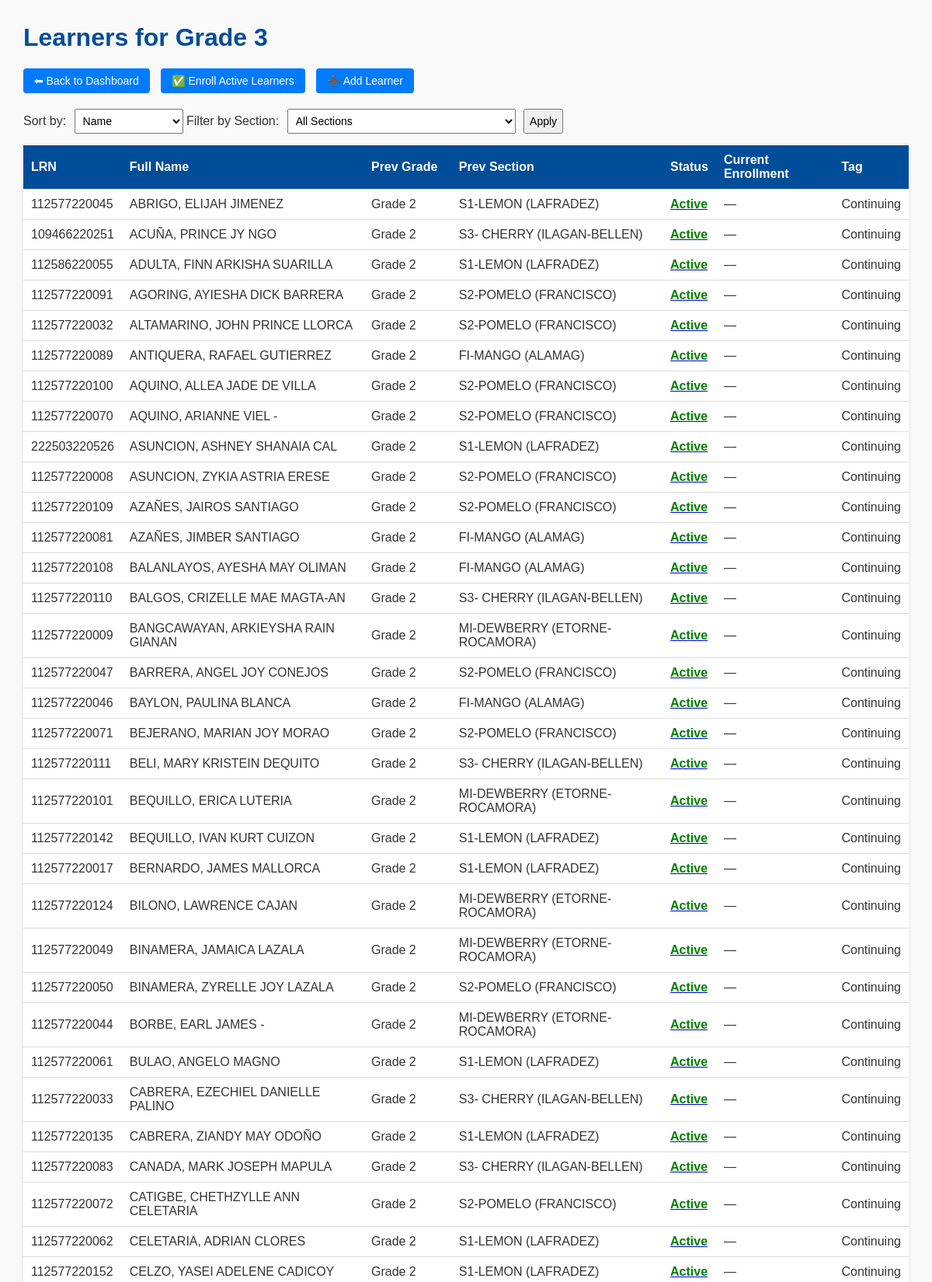
The app's page /grade/3 (upper part) with its own data.
### tables this page shows
CREATE TABLE learners (
                id INTEGER PRIMARY KEY AUTOINCREMENT,
                lrn TEXT,
                full_name TEXT,
                prev_grade TEXT,
                prev_section TEXT,
                sex TEXT,
                birth_date TEXT,
                age TEXT,
                religion TEXT,
                barangay TEXT,
                municipality TEXT,
                province TEXT,
                father_name TEXT,
                mother_name TEXT,
                guardian TEXT,
                cct_beneficiary TEXT,
                average_grade TEXT,
                action_taken TEXT,
                current_grade TEXT,
                current_section TEXT,
                status TEXT DEFAULT 'active',
                tag TEXT DEFAULT 'continuing',
                is_enrolled INTEGER DEFAULT 0,
                is_sped INTEGER DEFAULT 0,
                sped_type TEXT
            );

### app.py (the view)
@app.route('/grade/<grade>')
def grade_view(grade):
    sort_by = request.args.get('sort_by', 'full_name')
    filter_section = request.args.get('section', None)
    order_by = 'prev_section, full_name' if sort_by == 'prev_section' else 'full_name'
    with sqlite3.connect(DATABASE) as conn:
        conn.row_factory = sqlite3.Row
        c = conn.cursor()
        if grade == 'sped':
            query = "SELECT * FROM learners WHERE is_sped = 1"
        elif grade == 'kinder':
            query = "SELECT * FROM learners WHERE current_grade = 'Kinder'"
        else:
            prev_grade_text = "%Kinder%" if grade == "1" else f"%{int(grade) - 1}%"
            query = "SELECT * FROM learners WHERE prev_grade LIKE ? AND is_sped = 0"
        params = [prev_grade_text] if 'prev_grade_text' in locals() else []
        if filter_section:
            query += " AND prev_section = ?"
            params.append(filter_section)
        query += f" ORDER BY {order_by}"
        c.execute(query, tuple(params))
        learners = c.fetchall()
        section_query = {
            'sped': "SELECT DISTINCT prev_section FROM learners WHERE is_sped = 1 AND prev_section IS NOT NULL AND prev_section != '' ORDER BY prev_section",
            'kinder': "SELECT DISTINCT prev_section FROM learners WHERE current_grade = 'Kinder' AND prev_section IS NOT NULL AND prev_section != '' ORDER BY prev_section"
        }.get(grade,
              "SELECT DISTINCT prev_section FROM learners WHERE prev_grade LIKE ? AND is_sped = 0 AND prev_section IS NOT NULL AND prev_section != '' ORDER BY prev_section")
        c.execute(section_query, (prev_grade_text,) if grade not in ['sped', 'kinder'] else ())
        sections = [row[0] for row in c.fetchall()]
    return render_template('grade.html', learners=learners, grade=grade, sections=sections,
                           selected_section=filter_section, sort_by=sort_by)

### templates/grade.html (shortened to what this page needs)
<!DOCTYPE html>
<html>
<head>
</head>
<body>
  <h1>Learners for Grade {{ grade|capitalize }}</h1>
  <div class="top-buttons">
    <a href="/">⬅ Back to Dashboard</a>
    <button onclick="confirmEnroll('{{ grade }}')">✅ Enroll Active Learners</button>
    <a href="/add_learner">➕ Add Learner</a>
  </div>
  <form class="filter-form" method="get" action="/grade/{{ grade }}">
    <label>Sort by:
      <select name="sort_by">
        <option value="full_name" {{ 'selected' if sort_by == 'full_name' else '' }}>Name</option>
      </select>
    </label>
    <label>Filter by Section:
      <select name="section">
        <option value="">All Sections</option>
      </select>
    </label>
    <input type="submit" value="Apply">
  </form>
  <table>
    <thead>
      <tr>
        <th>LRN</th>
        <th>Full Name</th>
        <th>Prev Grade</th>
        <th>Prev Section</th>
        <th>Status</th>
        <th>Current Enrollment</th>
        <th>Tag</th>
      </tr>
    </thead>
    <tbody>
      {% for learner in learners %}
      <tr>
        <td>{{ learner['lrn'] }}</td>
        <td>{{ learner['full_name'] }}</td>
        <td>{{ learner['prev_grade'] }}</td>
        <td>{{ learner['prev_section'] }}</td>
        <td>
          <a href="/toggle_status/{{ learner['id'] }}/{{ grade }}?sort_by={{ sort_by }}&section={{ selected_section }}">
            <span class="status-{{ learner['status'] }}">{{ learner['status'].capitalize() }}</span>
          </a>
        </td>
        <td>{{ learner['current_grade'] or '—' }}</td>
        <td>{{ learner['tag'].replace('_', ' ').title() }}</td>
      </tr>
      {% endfor %}
    </tbody>
  </table>
</body>
</html>

### templates/grade.html (style rules this page uses)
body { font-family: Arial, sans-serif; margin: 30px; background-color: #f9f9f9; color: #333; }
h1 { color: #004d99; }
.top-buttons { margin-bottom: 20px; }
.top-buttons a, .top-buttons button { display: inline-block; padding: 8px 14px; margin-right: 10px; text-decoration: none; background-color: #007bff; color: white; border: none; border-radius: 4px; cursor: pointer; font-size: 14px; }
table { border-collapse: collapse; width: 100%; background-color: white; box-shadow: 0 0 5px rgba(0,0,0,0.1); }
th, td { padding: 10px; text-align: left; border-bottom: 1px solid #ddd; }
th { background-color: #004d99; color: white; }
select, input[type="submit"] { padding: 6px; margin-left: 6px; font-size: 14px; }
.status-active { color: green; font-weight: bold; }
.filter-form { margin-bottom: 15px; }

### records on screen
learners: lrn "112577220045", full_name "ABRIGO, ELIJAH JIMENEZ", prev_grade "Grade 2", prev_section "S1-LEMON (LAFRADEZ)", status "Active", current_grade "—", tag.replace "Continuing"
learners: lrn "109466220251", full_name "ACUÑA, PRINCE JY NGO", prev_grade "Grade 2", prev_section "S3- CHERRY (ILAGAN-BELLEN)", status "Active", current_grade "—", tag.replace "Continuing"
learners: lrn "112586220055", full_name "ADULTA, FINN ARKISHA SUARILLA", prev_grade "Grade 2", prev_section "S1-LEMON (LAFRADEZ)", status "Active", current_grade "—", tag.replace "Continuing"
learners: lrn "112577220091", full_name "AGORING, AYIESHA DICK BARRERA", prev_grade "Grade 2", prev_section "S2-POMELO (FRANCISCO)", status "Active", current_grade "—", tag.replace "Continuing"
learners: lrn "112577220032", full_name "ALTAMARINO, JOHN PRINCE LLORCA", prev_grade "Grade 2", prev_section "S2-POMELO (FRANCISCO)", status "Active", current_grade "—", tag.replace "Continuing"
learners: lrn "112577220089", full_name "ANTIQUERA, RAFAEL GUTIERREZ", prev_grade "Grade 2", prev_section "FI-MANGO (ALAMAG)", status "Active", current_grade "—", tag.replace "Continuing"
learners: lrn "112577220100", full_name "AQUINO, ALLEA JADE DE VILLA", prev_grade "Grade 2", prev_section "S2-POMELO (FRANCISCO)", status "Active", current_grade "—", tag.replace "Continuing"
learners: lrn "112577220070", full_name "AQUINO, ARIANNE VIEL -", prev_grade "Grade 2", prev_section "S2-POMELO (FRANCISCO)", status "Active", current_grade "—", tag.replace "Continuing"
learners: lrn "222503220526", full_name "ASUNCION, ASHNEY SHANAIA CAL", prev_grade "Grade 2", prev_section "S1-LEMON (LAFRADEZ)", status "Active", current_grade "—", tag.replace "Continuing"
learners: lrn "112577220008", full_name "ASUNCION, ZYKIA ASTRIA ERESE", prev_grade "Grade 2", prev_section "S2-POMELO (FRANCISCO)", status "Active", current_grade "—", tag.replace "Continuing"
learners: lrn "112577220109", full_name "AZAÑES, JAIROS SANTIAGO", prev_grade "Grade 2", prev_section "S2-POMELO (FRANCISCO)", status "Active", current_grade "—", tag.replace "Continuing"
learners: lrn "112577220081", full_name "AZAÑES, JIMBER SANTIAGO", prev_grade "Grade 2", prev_section "FI-MANGO (ALAMAG)", status "Active", current_grade "—", tag.replace "Continuing"
learners: lrn "112577220108", full_name "BALANLAYOS, AYESHA MAY OLIMAN", prev_grade "Grade 2", prev_section "FI-MANGO (ALAMAG)", status "Active", current_grade "—", tag.replace "Continuing"
learners: lrn "112577220110", full_name "BALGOS, CRIZELLE MAE MAGTA-AN", prev_grade "Grade 2", prev_section "S3- CHERRY (ILAGAN-BELLEN)", status "Active", current_grade "—", tag.replace "Continuing"
learners: lrn "112577220009", full_name "BANGCAWAYAN, ARKIEYSHA RAIN GIANAN", prev_grade "Grade 2", prev_section "MI-DEWBERRY (ETORNE-ROCAMORA)", status "Active", current_grade "—", tag.replace "Continuing"
learners: lrn "112577220047", full_name "BARRERA, ANGEL JOY CONEJOS", prev_grade "Grade 2", prev_section "S2-POMELO (FRANCISCO)", status "Active", current_grade "—", tag.replace "Continuing"
learners: lrn "112577220046", full_name "BAYLON, PAULINA BLANCA", prev_grade "Grade 2", prev_section "FI-MANGO (ALAMAG)", status "Active", current_grade "—", tag.replace "Continuing"
learners: lrn "112577220071", full_name "BEJERANO, MARIAN JOY MORAO", prev_grade "Grade 2", prev_section "S2-POMELO (FRANCISCO)", status "Active", current_grade "—", tag.replace "Continuing"
learners: lrn "112577220111", full_name "BELI, MARY KRISTEIN DEQUITO", prev_grade "Grade 2", prev_section "S3- CHERRY (ILAGAN-BELLEN)", status "Active", current_grade "—", tag.replace "Continuing"
learners: lrn "112577220101", full_name "BEQUILLO, ERICA LUTERIA", prev_grade "Grade 2", prev_section "MI-DEWBERRY (ETORNE-ROCAMORA)", status "Active", current_grade "—", tag.replace "Continuing"
learners: lrn "112577220142", full_name "BEQUILLO, IVAN KURT CUIZON", prev_grade "Grade 2", prev_section "S1-LEMON (LAFRADEZ)", status "Active", current_grade "—", tag.replace "Continuing"
learners: lrn "112577220017", full_name "BERNARDO, JAMES MALLORCA", prev_grade "Grade 2", prev_section "S1-LEMON (LAFRADEZ)", status "Active", current_grade "—", tag.replace "Continuing"
learners: lrn "112577220124", full_name "BILONO, LAWRENCE CAJAN", prev_grade "Grade 2", prev_section "MI-DEWBERRY (ETORNE-ROCAMORA)", status "Active", current_grade "—", tag.replace "Continuing"
learners: lrn "112577220049", full_name "BINAMERA, JAMAICA LAZALA", prev_grade "Grade 2", prev_section "MI-DEWBERRY (ETORNE-ROCAMORA)", status "Active", current_grade "—", tag.replace "Continuing"
learners: lrn "112577220050", full_name "BINAMERA, ZYRELLE JOY LAZALA", prev_grade "Grade 2", prev_section "S2-POMELO (FRANCISCO)", status "Active", current_grade "—", tag.replace "Continuing"
learners: lrn "112577220044", full_name "BORBE, EARL JAMES -", prev_grade "Grade 2", prev_section "MI-DEWBERRY (ETORNE-ROCAMORA)", status "Active", current_grade "—", tag.replace "Continuing"
learners: lrn "112577220061", full_name "BULAO, ANGELO MAGNO", prev_grade "Grade 2", prev_section "S1-LEMON (LAFRADEZ)", status "Active", current_grade "—", tag.replace "Continuing"
learners: lrn "112577220033", full_name "CABRERA, EZECHIEL DANIELLE PALINO", prev_grade "Grade 2", prev_section "S3- CHERRY (ILAGAN-BELLEN)", status "Active", current_grade "—", tag.replace "Continuing"
learners: lrn "112577220135", full_name "CABRERA, ZIANDY MAY ODOÑO", prev_grade "Grade 2", prev_section "S1-LEMON (LAFRADEZ)", status "Active", current_grade "—", tag.replace "Continuing"
learners: lrn "112577220083", full_name "CANADA, MARK JOSEPH MAPULA", prev_grade "Grade 2", prev_section "S3- CHERRY (ILAGAN-BELLEN)", status "Active", current_grade "—", tag.replace "Continuing"
learners: lrn "112577220072", full_name "CATIGBE, CHETHZYLLE ANN CELETARIA", prev_grade "Grade 2", prev_section "S2-POMELO (FRANCISCO)", status "Active", current_grade "—", tag.replace "Continuing"
learners: lrn "112577220062", full_name "CELETARIA, ADRIAN CLORES", prev_grade "Grade 2", prev_section "S1-LEMON (LAFRADEZ)", status "Active", current_grade "—", tag.replace "Continuing"
learners: lrn "112577220152", full_name "CELZO, YASEI ADELENE CADICOY", prev_grade "Grade 2", prev_section "S1-LEMON (LAFRADEZ)", status "Active", current_grade "—", tag.replace "Continuing"

### other values on screen
{{ grade|capitalize }} "3"
